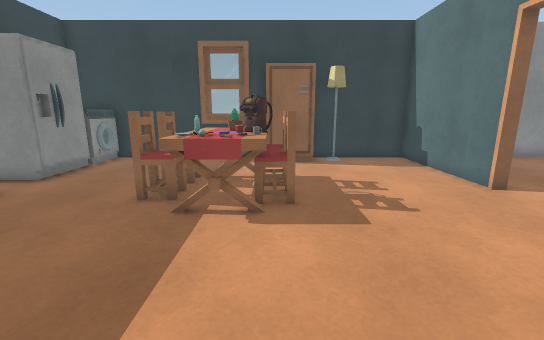
View 1 (above)

23 first-person views from a walk through a scene from a Unity 3-D project. The camera is 1.2 m above the floor, tilts 12° down and sees 90° across. The floor is counted in squares, 0.53 m on a side. Each view is taken from the middle of a square. On the plan, view 1 faces up. The plan holds only what a view shows up to about 17 squares ahead; the rest is blank. The place goes on beyond the plan. The player character is not drawn. Some surface patterns are stand-ins.

View 2
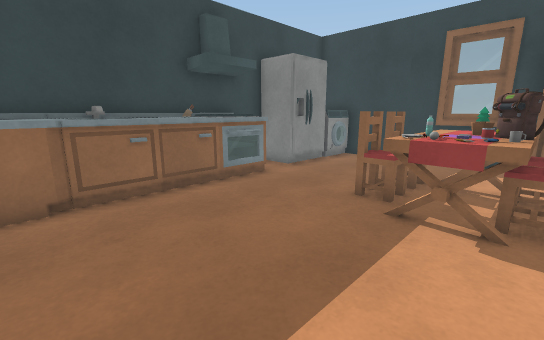

View 3
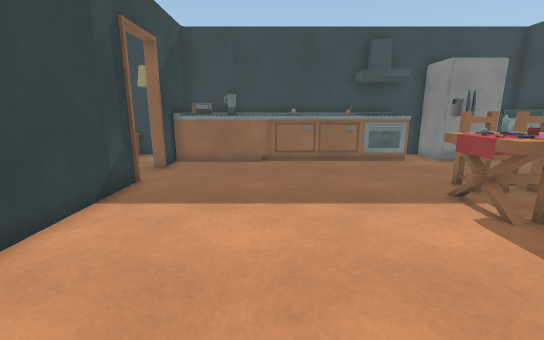

View 4
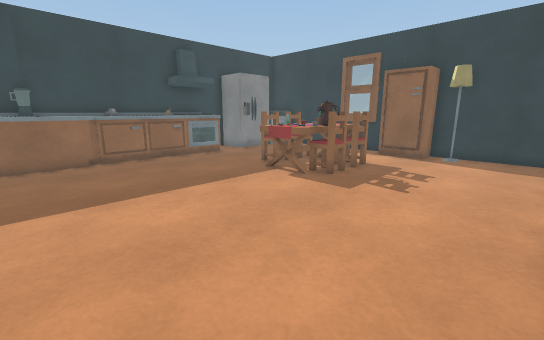

View 5
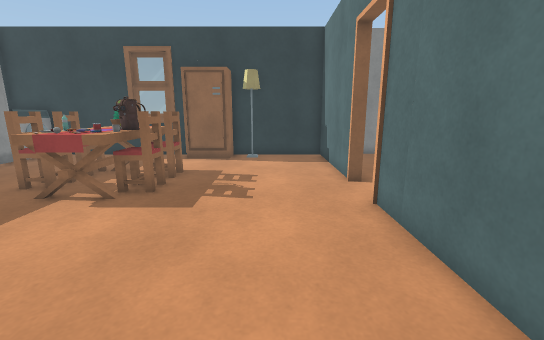

View 6
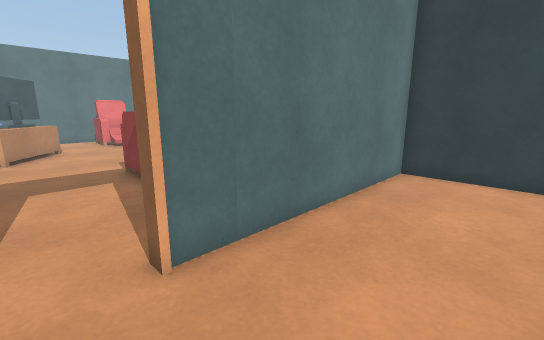

View 7
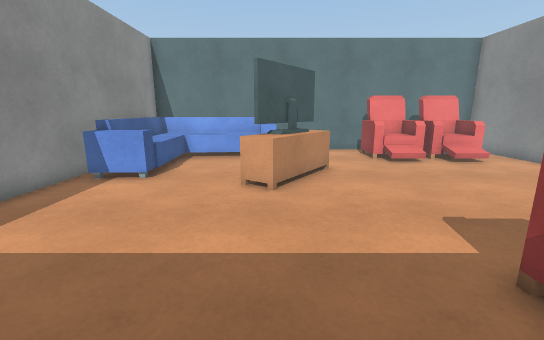

View 8
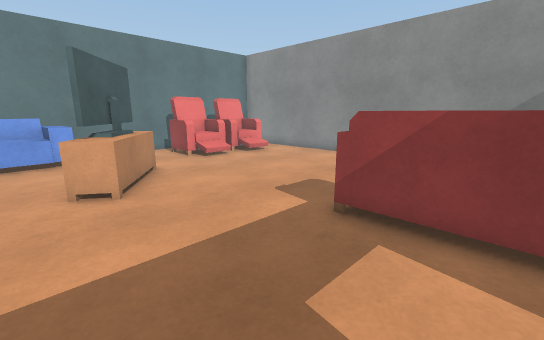

View 9
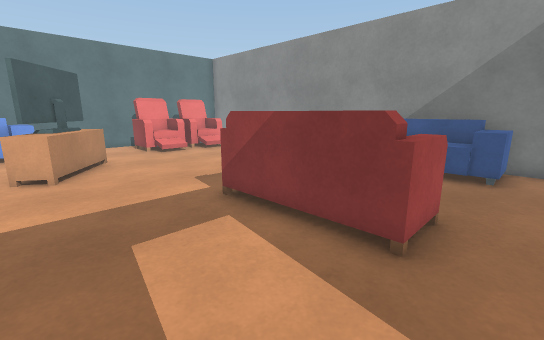

View 10
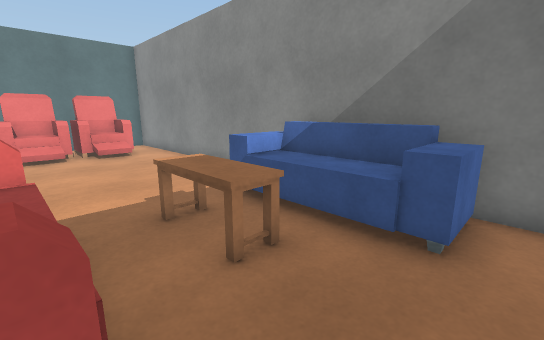

View 11
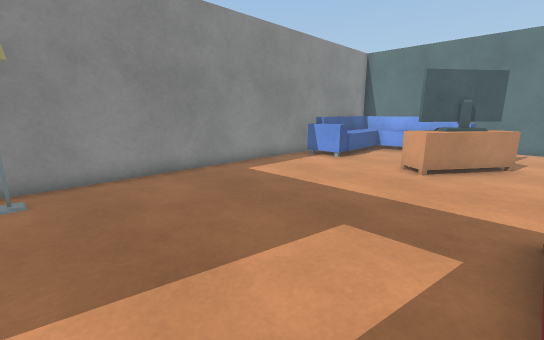

View 12
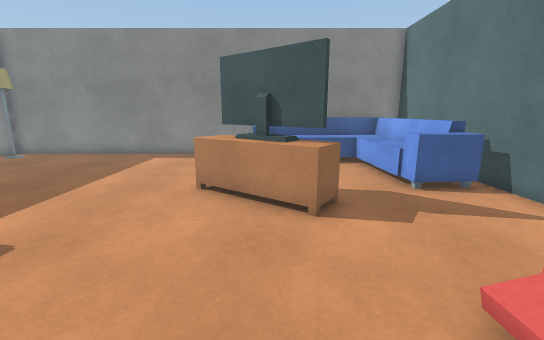

View 13
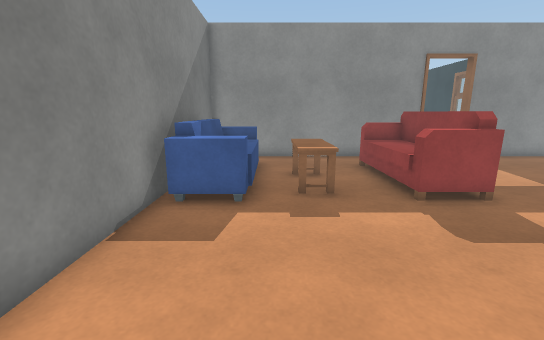

View 14
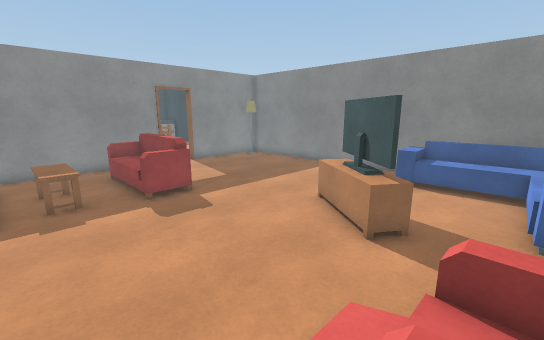

View 15
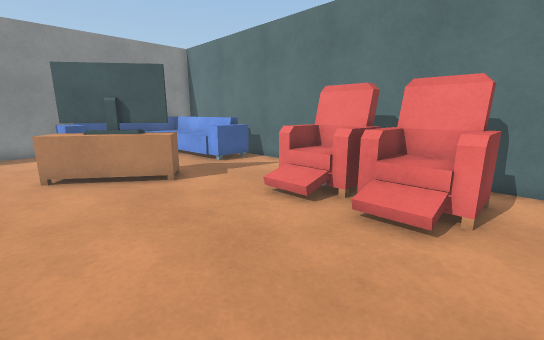

View 16
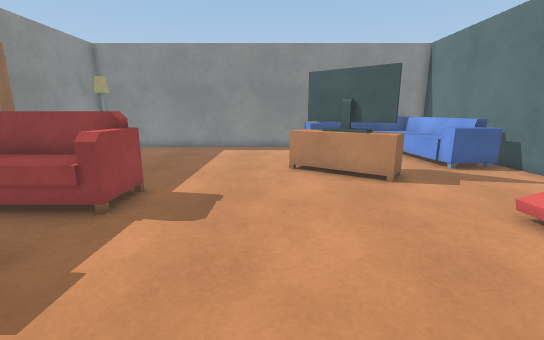

View 17
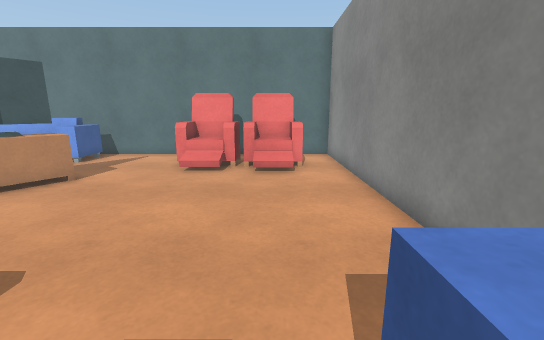

View 18
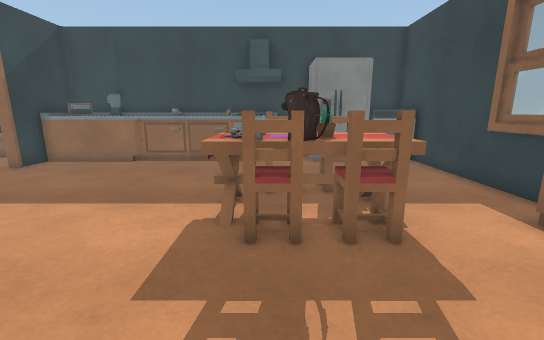

View 19
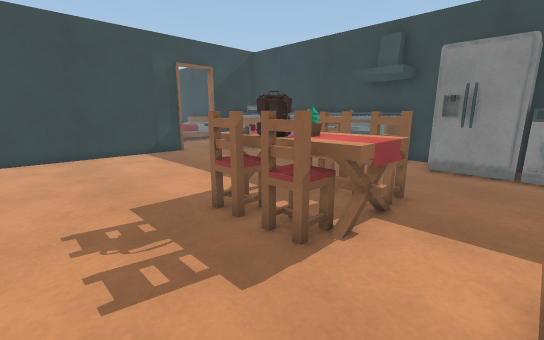

View 20
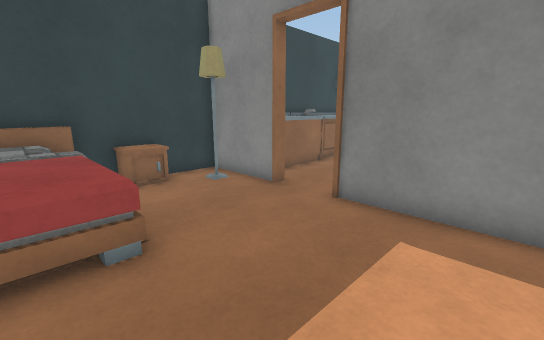

View 21
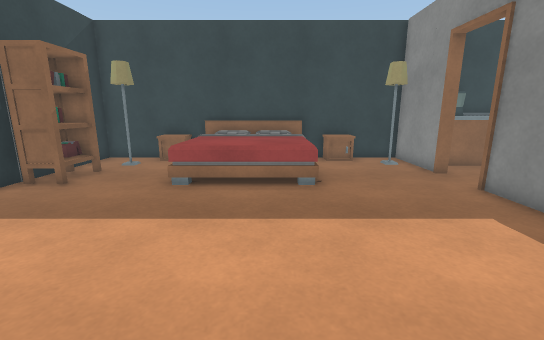

View 22
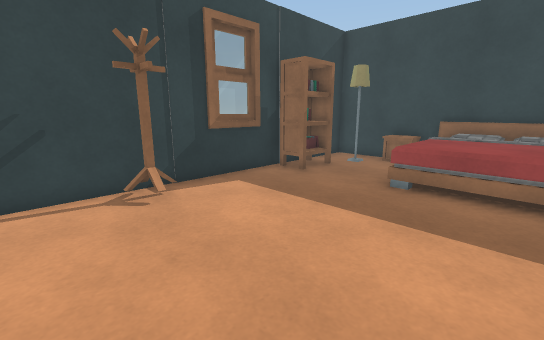

View 23
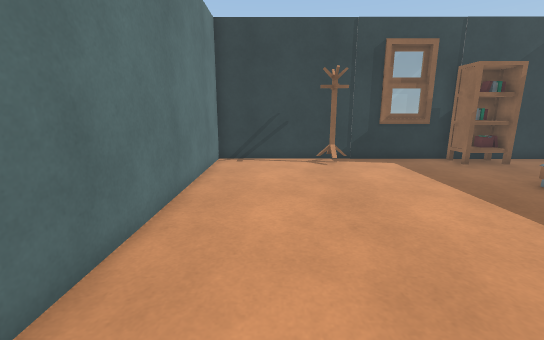

### Floor plan
Ten units are one square. View 1 is at (0, 0); x grows to the right and y downward. Boxes are objects, and circles mark ways between rooms. Rooms are numbered by the first view taken in them; rooms with no view inside come last. Other rooms are left out.
<svg viewBox="-103 -145 386 335">
<path fill="none" stroke="#000" d="M-5 -79 -1 -75M2 -78 -3 -74M-39 35 66 35 66 -57M-97 -91 -97 35 -60 35M-5 -138 -97 -138 -97 -114M66 -78 66 -138 19 -138M66 -57 69 -57 69 51 278 51 278 -140 69 -140 69 -78 66 -78M2 37 -39 37M-45 183 66 183 66 72M-60 35 -60 37 -97 37 -97 183 -78 183M-88 61 -88 74 -98 74M-98 140 -88 140 -88 154"/>
<rect x="-95" y="15" width="20" height="20" fill="#bbb"><title>radio</title></rect>
<rect x="-95" y="-5" width="20" height="30" fill="#bbb"><title>cabinet</title></rect>
<rect x="-95" y="-35" width="20" height="30" fill="#bbb"><title>sink</title></rect>
<rect x="-95" y="-55" width="20" height="20" fill="#bbb"><title>cabinet</title></rect>
<rect x="-95" y="-55" width="10" height="10" fill="#bbb"><title>other object</title></rect>
<rect x="-95" y="-75" width="20" height="20" fill="#bbb"><title>stove</title></rect>
<rect x="-95" y="-115" width="20" height="30" fill="#bbb"><title>fridge</title></rect>
<rect x="-95" y="-135" width="20" height="20" fill="#bbb"><title>washer</title></rect>
<rect x="-45" y="-85" width="20" height="20" fill="#bbb"><title>other object</title></rect>
<rect x="-45" y="-105" width="20" height="20" fill="#bbb"><title>other object</title></rect>
<rect x="-25" y="-105" width="30" height="50" fill="#bbb"><title>table</title></rect>
<rect x="-25" y="-75" width="10" height="10" fill="#bbb"><title>other object</title></rect>
<rect x="-15" y="-85" width="10" height="10" fill="#bbb"><title>other object</title></rect>
<rect x="-5" y="-75" width="10" height="10" fill="#bbb"><title>other object</title></rect>
<rect x="-5" y="-135" width="30" height="20" fill="#bbb"><title>fridge</title></rect>
<rect x="5" y="-75" width="10" height="10" fill="#bbb"><title>other object</title></rect>
<rect x="5" y="-95" width="10" height="10" fill="#bbb"><title>other object</title></rect>
<rect x="85" y="25" width="60" height="20" fill="#bbb"><title>sofa</title></rect>
<rect x="85" y="-45" width="60" height="30" fill="#bbb"><title>sofa</title></rect>
<rect x="105" y="-5" width="40" height="20" fill="#bbb"><title>table</title></rect>
<rect x="185" y="-85" width="20" height="20" fill="#bbb"><title>other object</title></rect>
<rect x="195" y="-75" width="30" height="30" fill="#bbb"><title>other object</title></rect>
<rect x="195" y="-135" width="80" height="70" fill="#bbb"><title>sofa</title></rect>
<rect x="205" y="-55" width="10" height="10" fill="#bbb"><title>other object</title></rect>
<rect x="225" y="-65" width="10" height="10" fill="#bbb"><title>other object</title></rect>
<rect x="235" y="25" width="10" height="10" fill="#bbb"><title>chair</title></rect>
<rect x="255" y="5" width="10" height="30" fill="#bbb"><title>chair</title></rect>
<rect x="255" y="-25" width="10" height="30" fill="#bbb"><title>chair</title></rect>
<rect x="-95" y="85" width="60" height="50" fill="#bbb"><title>bed</title></rect>
<rect x="-65" y="165" width="30" height="20" fill="#bbb"><title>bookshelf</title></rect>
<circle cx="70" cy="-65" r="3" fill="#2a7"/>
<circle cx="-50" cy="35" r="3" fill="#2a7"/>
<text x="-20" y="-50">1</text>
<text x="170" y="-40">2</text>
<text x="-10" y="110">3</text>
</svg>
Room 1 opens to room 2. Room 1 opens to room 3.

Where each view was taken, in squares from view 1:
view 1: 0 up, 0 right, facing up
view 2: 0 up, 0 right, facing up-left
view 3: 1 up, 5 right, facing left
view 4: 2 down, 6 right, facing up-left
view 5: 1 down, 4 right, facing up
view 6: 7 up, 3 right, facing down-right
view 7: 7 up, 11 right, facing right
view 8: 9 up, 11 right, facing down-right
view 9: 8 up, 8 right, facing down-right
view 10: 2 up, 8 right, facing down-right
view 11: 4 up, 8 right, facing up-right
view 12: 1 down, 21 right, facing up
view 13: 2 down, 21 right, facing left
view 14: 2 down, 25 right, facing up-left
view 15: 4 down, 18 right, facing up-right
view 16: 4 down, 18 right, facing up
view 17: 2 down, 13 right, facing right
view 18: 7 up, 5 right, facing left
view 19: 12 up, 4 right, facing down-left
view 20: 10 down, 0 right, facing up-left
view 21: 10 down, 4 right, facing left
view 22: 10 down, 4 right, facing down-left
view 23: 5 down, 4 right, facing down
